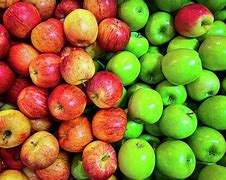
#> input picture segmentacion/manzanas.jpg, 226 x 180 px, given in place of the camera
$ python segCam.py
#> lines starting #> are read from the running program, lines starting #| are printed output that depends on the picture; after the words box and inside, x2 and y2 are one past the last pixel; in counts of white or black regions, pixels touching at a corner belong together
#====================SIN SEGMENTACIÓN DE COLORES====================
"""
import cv2 as cv
import numpy as np

cap = cv.VideoCapture(0) # 0 es como un broadcast para que encuentre la cámara
# Es decir que se pueden usar más de una cámara

while True:
    ret, img = cap.read()
    if(ret):
        hsv = cv.cvtColor(img, cv.COLOR_BGR2HSV)
        cv.imshow('salida',img)
    k = cv.waitKey(1) & 0xFF # Se espera un segundo para cerrar la ventana
    if k == 27 :
        break
cap.release() # Se libera la cámara y buffer
cv.destroyAllWindows() # Se cierran todas las ventanas
"""
#====================CON SEGMENTACIÓN DE COLORES====================
import cv2 as cv
import numpy as np

cap = cv.VideoCapture(0) # 0 es como un broadcast para que encuentre la cámara
# Es decir que se pueden usar más de una cámara

while True:
    ret, img = cap.read()
#> img is the input picture: shape (180, 226, 3); mean B, G, R 44.6, 119.2, 139.4
    if(ret):
        hsv = cv.cvtColor(img, cv.COLOR_BGR2HSV)
#> hsv: shape (180, 226, 3); mean H, S, V 43.6, 197.6, 171.3
        ub = np.array([35, 40, 40])
        ua = np.array([85, 255, 255])
        mask = cv.inRange(hsv, ub, ua)
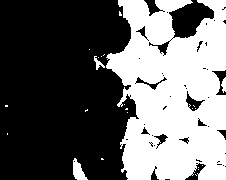
#> mask: shape (180, 226); 40.6% white; 23 white regions (19 under 20 px), largest, box (x1, y1, x2, y2) and area: (106, 0, 226, 180) 16166, (73, 158, 88, 180) 184, (94, 56, 105, 70) 59, (221, 77, 226, 93) 52
        res = cv.bitwise_and(img, img, mask=mask)
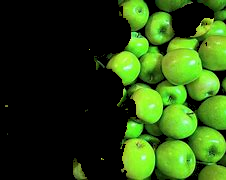
#> res: shape (180, 226, 3); mean B, G, R 16.9, 72.8, 41.5

        cv.imshow('res', res)
        #cv.imshow('gray', gris)

        k = cv.waitKey(1) & 0xFF # Se espera un segundo para cerrar la ventana
#> (key Esc is pressed here)
        if k == 27 :
            break
cap.release() # Se libera la cámara y buffer
cv.destroyAllWindows() # Se cierran todas las ventanas
